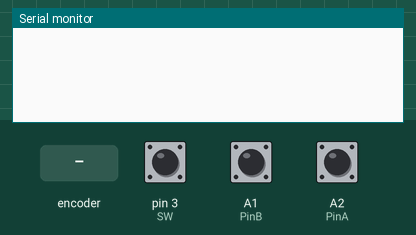
This sketch was run on a simulated Arduino Uno, built with avr-gcc and run on an emulated ATmega328P. Shown: the last lines printed to the serial monitor. The inputs (shaded band) are chosen by the test bench; at power-on: pin 3 (SW) HIGH, A1 (PinB) HIGH, A2 (PinA) HIGH.

Above: at 1.2 s.
1.3 s: rotary encoder on A2 (PinA) / A1 (PinB) turned 1 step (first pin leading)
At 2.1 s:
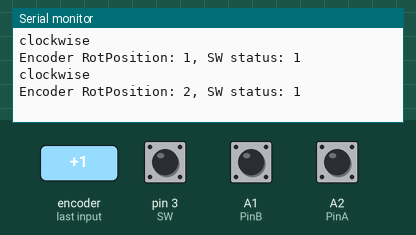
3.0 s: rotary encoder on A2 (PinA) / A1 (PinB) turned 2 steps (second pin leading)
At 3.7 s:
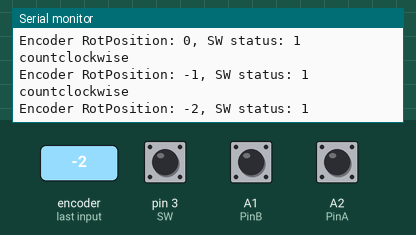
Timing chart, 0 to 6.0 s (numbered marks = the images above; inputs shaded):
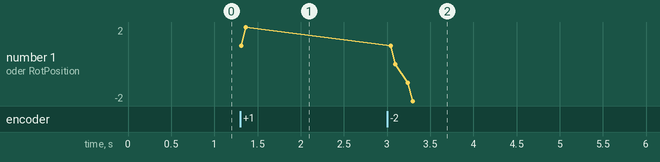

The sketch:

Encoder.ino
```cpp
//The setup function is called once at startup of the sketch

//Encoder switch pins
// upper left SW
// upper right GND
// lower left A
// lower center GND
// lower right B

#define SW		3
#define PinA	A2
#define PinB	A1

int RotPosition = 0;
int pinA_Last, pinA_Current;

void setup() {
	// Add your initialization code here
	Serial.begin(9600);
	pinMode(PinA, INPUT);
	pinMode(PinB, INPUT);
	pinMode(SW, INPUT);

	digitalWrite(PinA, HIGH);  //pull up
	digitalWrite(PinB, HIGH);
	digitalWrite(SW, HIGH);

	pinA_Last = digitalRead(PinA);
}

// The loop function is called in an endless loop

void loop() {
	pinA_Current = digitalRead(PinA);

	if (pinA_Current != pinA_Last) {
		if (digitalRead(PinB) != pinA_Current) {
			RotPosition++;
			Serial.println("clockwise");
		} else {
			RotPosition--;
			Serial.println("countclockwise");
		}
		Serial.print("Encoder RotPosition: ");
		Serial.print(RotPosition);
		Serial.print(", SW status: ");
		Serial.println(digitalRead(SW));
	}
	pinA_Last = pinA_Current;
}
```

Measured:
- after the input at 1.3 s, the serial monitor: prints a new line at once (image 1)
- after the input at 3.0 s, the serial monitor: prints a new line at once (image 2)
- plotted number 1: 2 → -2 after the input at 3.0 s
